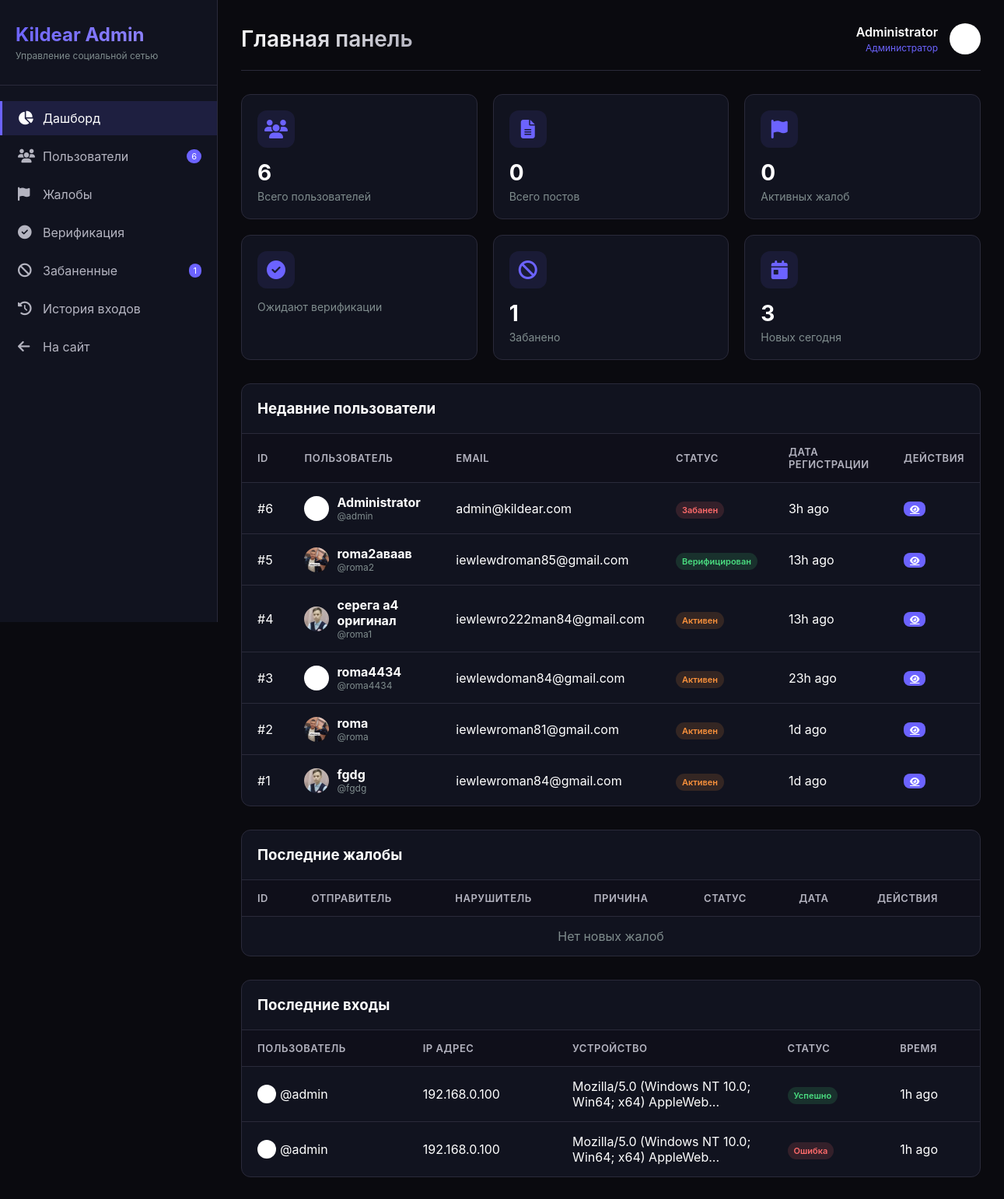
/admin (signed in), run on the app's committed database.
### app.py (models this page shows, shortened)
class User(UserMixin, db.Model):
    id              = db.Column(db.Integer, primary_key=True)
    username        = db.Column(db.String(40), unique=True, nullable=False)
    email           = db.Column(db.String(120), unique=True, nullable=False)
    password_hash   = db.Column(db.String(256), nullable=False)
    display_name    = db.Column(db.String(60), default="")
    bio             = db.Column(db.String(500), default="")
    avatar          = db.Column(db.String(300), default="/static/default_avatar.png")
    cover_photo     = db.Column(db.String(300), default="")
    website         = db.Column(db.String(200), default="")
    location        = db.Column(db.String(100), default="")
    accent_color    = db.Column(db.String(7), default="#6c63ff")
    is_private      = db.Column(db.Boolean, default=False)
    is_verified     = db.Column(db.Boolean, default=False)
    is_banned       = db.Column(db.Boolean, default=False)
    is_admin        = db.Column(db.Boolean, default=False)
    is_online       = db.Column(db.Boolean, default=False)
    last_seen       = db.Column(db.DateTime, default=datetime.utcnow)
    created_at      = db.Column(db.DateTime, default=datetime.utcnow)
    two_factor_enabled = db.Column(db.Boolean, default=False)
    two_factor_secret  = db.Column(db.String(32), nullable=True)
    failed_logins   = db.Column(db.Integer, default=0)
    locked_until    = db.Column(db.DateTime, nullable=True)
    posts          = db.relationship("Post", backref="author", lazy="dynamic",
                                     foreign_keys="Post.user_id")
    sent_msgs      = db.relationship("Message", backref="sender", lazy="dynamic",
                                     foreign_keys="Message.sender_id")
    recv_msgs      = db.relationship("Message", backref="receiver", lazy="dynamic",
                                     foreign_keys="Message.receiver_id")
    notifications  = db.relationship("Notification", backref="recipient", lazy="dynamic",
                                     foreign_keys="Notification.user_id")
    comments       = db.relationship("Comment", backref="author", lazy="dynamic")
    owned_groups   = db.relationship("Group", backref="owner", lazy="dynamic")
    owned_channels = db.relationship("Channel", backref="owner", lazy="dynamic")
    login_history  = db.relationship("LoginHistory", backref="user", lazy="dynamic")
    blocked_users = db.relationship(
        "User", secondary=blocks,
        primaryjoin=blocks.c.blocker_id == id,
        secondaryjoin=blocks.c.blocked_id == id,
        backref=db.backref("blocked_by", lazy="dynamic"),
        lazy="dynamic",
    )
    following = db.relationship(
        "User", secondary=follows,
        primaryjoin=follows.c.follower_id == id,
        secondaryjoin=follows.c.followed_id == id,
        backref=db.backref("followers", lazy="dynamic"),
        lazy="dynamic",
    )

class LoginHistory(db.Model):
    id          = db.Column(db.Integer, primary_key=True)
    user_id     = db.Column(db.Integer, db.ForeignKey("user.id"), nullable=True)
    ip_address  = db.Column(db.String(45), nullable=False)
    user_agent  = db.Column(db.String(200))
    location    = db.Column(db.String(100))
    success     = db.Column(db.Boolean, default=True)
    created_at  = db.Column(db.DateTime, default=datetime.utcnow)

### app.py (the view)
@app.route("/admin")
@login_required
@admin_required
def admin_dashboard():
    stats = {
        "total_users":    User.query.count(),
        "total_posts":    Post.query.count(),
        "total_comments": Comment.query.count(),
        "total_reports":  Report.query.filter_by(status='pending').count(),
        "new_users_today": User.query.filter(
            User.created_at >= datetime.utcnow().date()).count(),
        "banned_users":   User.query.filter_by(is_banned=True).count(),
    }
    return render_template(
        "admin/dashboard.html",
        stats=stats,
        recent_users=User.query.order_by(User.created_at.desc()).limit(10).all(),
        pending_reports=Report.query.filter_by(status='pending')
            .order_by(Report.created_at.desc()).limit(20).all(),
        recent_logins=LoginHistory.query.order_by(
            LoginHistory.created_at.desc()).limit(20).all(),
    )

### templates/admin/dashboard.html (shortened to what this page needs)
{% extends "admin/base_admin.html" %}
{% block header %}Главная панель{% endblock %}
{% block content %}
<div class="stats-grid">
    <div class="stat-card">
        <div class="stat-icon">
            <i class="fa-solid fa-users"></i>
        </div>
        <div class="stat-value">{{ stats.total_users }}</div>
        <div class="stat-label">Всего пользователей</div>
    </div>
    <div class="stat-card">
        <div class="stat-icon">
            <i class="fa-solid fa-file-lines"></i>
        </div>
        <div class="stat-value">{{ stats.total_posts }}</div>
        <div class="stat-label">Всего постов</div>
    </div>
    <div class="stat-card">
        <div class="stat-icon">
            <i class="fa-solid fa-flag"></i>
        </div>
        <div class="stat-value">{{ stats.total_reports }}</div>
        <div class="stat-label">Активных жалоб</div>
    </div>
    <div class="stat-card">
        <div class="stat-icon">
            <i class="fa-solid fa-check-circle"></i>
        </div>
        <div class="stat-label">Ожидают верификации</div>
    </div>
    <div class="stat-card">
        <div class="stat-icon">
            <i class="fa-solid fa-ban"></i>
        </div>
        <div class="stat-value">{{ stats.banned_users }}</div>
        <div class="stat-label">Забанено</div>
    </div>
    <div class="stat-card">
        <div class="stat-icon">
            <i class="fa-solid fa-calendar-day"></i>
        </div>
        <div class="stat-value">{{ stats.new_users_today }}</div>
        <div class="stat-label">Новых сегодня</div>
    </div>
</div>
<div class="admin-table-container">
    <h3 style="padding: 20px; margin: 0; border-bottom: 1px solid #2a2a3a;">Недавние пользователи</h3>
    <table class="admin-table">
        <thead>
            <tr>
                <th>ID</th>
                <th>Пользователь</th>
                <th>Email</th>
                <th>Статус</th>
                <th>Дата регистрации</th>
                <th>Действия</th>
            </tr>
        </thead>
        <tbody>
            {% for user in recent_users %}
            <tr>
                <td>#{{ user.id }}</td>
                <td>
                    <div style="display: flex; align-items: center; gap: 10px;">
                        <img src="{{ user.avatar or '/static/default_avatar.png' }}" style="width: 32px; height: 32px; border-radius: 50%; object-fit: cover;">
                        <div>
                            <strong>{{ user.display_name or user.username }}</strong>
                            <div style="font-size: 12px; color: #7f8c8d;">@{{ user.username }}</div>
                        </div>
                    </div>
                </td>
                <td>{{ user.email }}</td>
                <td>
                    {% if user.is_banned %}
                    <span class="badge badge-danger">Забанен</span>
                    {% elif user.is_verified %}
                    <span class="badge badge-success">Верифицирован</span>
                    {% elif user.is_admin %}
                    <span class="badge badge-info">Админ</span>
                    {% else %}
                    <span class="badge badge-warning">Активен</span>
                    {% endif %}
                </td>
                <td>{{ user.created_at|timeago }}</td>
                <td>
                    <a href="{{ url_for('admin_users') }}?search={{ user.username }}" class="admin-btn admin-btn-primary" style="padding: 4px 8px; font-size: 11px;">
                        <i class="fa-solid fa-eye"></i>
                    </a>
                </td>
            </tr>
            {% endfor %}
        </tbody>
    </table>
</div>
<div class="admin-table-container">
    <h3 style="padding: 20px; margin: 0; border-bottom: 1px solid #2a2a3a;">Последние жалобы</h3>
    <table class="admin-table">
        <thead>
            <tr>
                <th>ID</th>
                <th>Отправитель</th>
                <th>Нарушитель</th>
                <th>Причина</th>
                <th>Статус</th>
                <th>Дата</th>
                <th>Действия</th>
            </tr>
        </thead>
        <tbody>
            {% for report in pending_reports %}
            <tr>
                <td>#{{ report.id }}</td>
                <td>
                    <div style="display: flex; align-items: center; gap: 5px;">
                        <img src="{{ report.reporter.avatar or '/static/default_avatar.png' }}" style="width: 24px; height: 24px; border-radius: 50%;">
                        <span>@{{ report.reporter.username }}</span>
                    </div>
                </td>
                <td>
                    {% if report.reported_user %}
                    <div style="display: flex; align-items: center; gap: 5px;">
                        <img src="{{ report.reported_user.avatar or '/static/default_avatar.png' }}" style="width: 24px; height: 24px; border-radius: 50%;">
                        <span>@{{ report.reported_user.username }}</span>
                    </div>
                    {% else %}
                    <span class="badge badge-warning">Удален</span>
                    {% endif %}
                </td>
                <td>{{ report.reason }}</td>
                <td>
                    <span class="badge badge-warning">{{ report.status }}</span>
                </td>
                <td>{{ report.created_at|timeago }}</td>
                <td>
                    <a href="{{ url_for('admin_reports') }}?report_id={{ report.id }}" class="admin-btn admin-btn-primary" style="padding: 4px 8px; font-size: 11px;">
                        <i class="fa-solid fa-eye"></i>
                    </a>
                </td>
            </tr>
            {% else %}
            <tr>
                <td colspan="7" style="text-align: center; color: #7f8c8d;">Нет новых жалоб</td>
            </tr>
            {% endfor %}
        </tbody>
    </table>
</div>
<div class="admin-table-container">
    <h3 style="padding: 20px; margin: 0; border-bottom: 1px solid #2a2a3a;">Последние входы</h3>
    <table class="admin-table">
        <thead>
            <tr>
                <th>Пользователь</th>
                <th>IP адрес</th>
                <th>Устройство</th>
                <th>Статус</th>
                <th>Время</th>
            </tr>
        </thead>
        <tbody>
            {% for login in recent_logins %}
            <tr>
                <td>
                    {% if login.user %}
                    <div style="display: flex; align-items: center; gap: 5px;">
                        <img src="{{ login.user.avatar or '/static/default_avatar.png' }}" style="width: 24px; height: 24px; border-radius: 50%;">
                        <span>@{{ login.user.username }}</span>
                    </div>
                    {% else %}
                    <span class="badge badge-danger">Неизвестный</span>
                    {% endif %}
                </td>
                <td>{{ login.ip_address }}</td>
                <td style="max-width: 200px; overflow: hidden; text-overflow: ellipsis;">{{ login.user_agent[:50] }}...</td>
                <td>
                    {% if login.success %}
                    <span class="badge badge-success">Успешно</span>
                    {% else %}
                    <span class="badge badge-danger">Ошибка</span>
                    {% endif %}
                </td>
                <td>{{ login.created_at|timeago }}</td>
            </tr>
            {% endfor %}
        </tbody>
    </table>
</div>
{% endblock %}

### templates/admin/base_admin.html (shortened to what this page needs)
<!DOCTYPE html>
<html lang="ru">
<head>
    <link rel="stylesheet" href="https://cdnjs.cloudflare.com/ajax/libs/font-awesome/6.4.0/css/all.min.css">
</head>
<body>
    <div class="admin-layout">
        <div class="admin-sidebar">
            <div class="admin-logo">
                <h2>Kildear Admin</h2>
                <p>Управление социальной сетью</p>
            </div>
            <ul class="admin-nav">
                <li class="admin-nav-item">
                    <a href="{{ url_for('admin_dashboard') }}" class="admin-nav-link {% if request.endpoint == 'admin_dashboard' %}active{% endif %}">
                        <i class="fa-solid fa-chart-pie"></i>
                        <span>Дашборд</span>
                    </a>
                </li>
                <li class="admin-nav-item">
                    <a href="{{ url_for('admin_users') }}" class="admin-nav-link {% if request.endpoint == 'admin_users' %}active{% endif %}">
                        <i class="fa-solid fa-users"></i>
                        <span>Пользователи</span>
                        <span class="admin-badge">{{ stats.total_users if stats else 0 }}</span>
                    </a>
                </li>
                <li class="admin-nav-item">
                    <a href="{{ url_for('admin_reports') }}" class="admin-nav-link {% if request.endpoint == 'admin_reports' %}active{% endif %}">
                        <i class="fa-solid fa-flag"></i>
                        <span>Жалобы</span>
                    </a>
                </li>
                <li class="admin-nav-item">
                    <a href="{{ url_for('admin_verification') }}" class="admin-nav-link {% if request.endpoint == 'admin_verification' %}active{% endif %}">
                        <i class="fa-solid fa-check-circle"></i>
                        <span>Верификация</span>
                    </a>
                </li>
                <li class="admin-nav-item">
                    <a href="{{ url_for('admin_banned') }}" class="admin-nav-link {% if request.endpoint == 'admin_banned' %}active{% endif %}">
                        <i class="fa-solid fa-ban"></i>
                        <span>Забаненные</span>
                        {% if stats and stats.banned_users %}
                        <span class="admin-badge">{{ stats.banned_users }}</span>
                        {% endif %}
                    </a>
                </li>
                <li class="admin-nav-item">
                    <a href="{{ url_for('admin_logs') }}" class="admin-nav-link {% if request.endpoint == 'admin_logs' %}active{% endif %}">
                        <i class="fa-solid fa-history"></i>
                        <span>История входов</span>
                    </a>
                </li>
                <li class="admin-nav-item">
                    <a href="{{ url_for('index') }}" class="admin-nav-link">
                        <i class="fa-solid fa-arrow-left"></i>
                        <span>На сайт</span>
                    </a>
                </li>
            </ul>
        </div>
        <div class="admin-main">
            <div class="admin-header">
                <h1>{% block header %}Панель управления{% endblock %}</h1>
                <div class="admin-user">
                    <div class="admin-user-info">
                        <div class="admin-user-name">{{ current_user.display_name or current_user.username }}</div>
                        <div class="admin-user-role">Администратор</div>
                    </div>
                    <img src="{{ current_user.avatar or '/static/default_avatar.png' }}" alt="Admin">
                </div>
            </div>
            {% block content %}{% endblock %}
        </div>
    </div>
</body>
</html>

### data on the page
User: display_name "Administrator", avatar (placeholder picture), id "6", username "admin", email "admin@kildear.com", is_banned "Забанен", created_at "3h ago"
User: id "5", avatar (picture), display_name "roma2аваав", username "roma2", email "iewlewdroman85@gmail.com", is_banned "Верифицирован", created_at "13h ago"
User: id "4", avatar (picture), display_name "серега а4 оригинал", username "roma1", email "iewlewro222man84@gmail.com", is_banned "Активен", created_at "13h ago"
User: id "3", avatar (placeholder picture), display_name "roma4434", username "roma4434", email "iewlewdoman84@gmail.com", is_banned "Активен", created_at "23h ago"
User: id "2", avatar (picture), display_name "roma", username "roma", email "iewlewroman81@gmail.com", is_banned "Активен", created_at "1d ago"
User: id "1", avatar (picture), display_name "fgdg", username "fgdg", email "iewlewroman84@gmail.com", is_banned "Активен", created_at "1d ago"
LoginHistory: user (placeholder picture), user.username "admin", ip_address "192.168.0.100", user_agent "Mozilla/5.0 (Windows NT 10.0; Win64; x64) AppleWeb", success "Успешно", created_at "1h ago"
LoginHistory: user (placeholder picture), user.username "admin", ip_address "192.168.0.100", user_agent "Mozilla/5.0 (Windows NT 10.0; Win64; x64) AppleWeb", success "Ошибка", created_at "1h ago"

### other printed values
{{ stats.total_users if stats else 0 }} "6"
{{ stats.banned_users }} "1"
{{ stats.total_users }} "6"
{{ stats.total_posts }} "0"
{{ stats.total_reports }} "0"
{{ stats.new_users_today }} "3"
